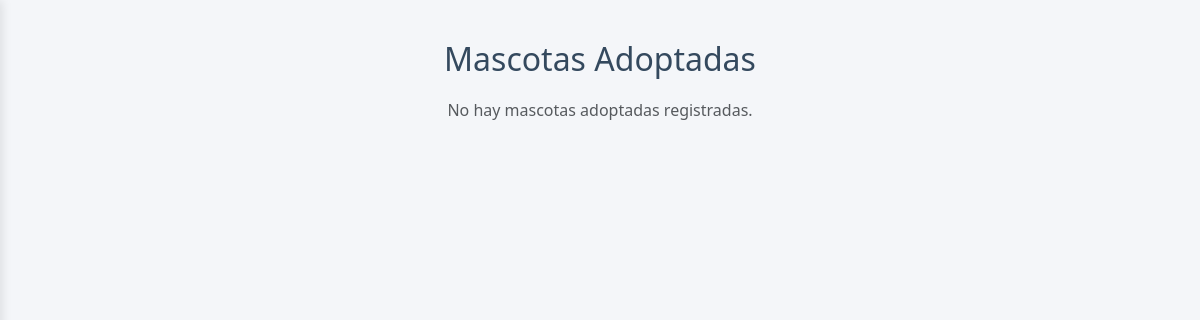
The page /admin/adopciones.php on the database as committed earlier.
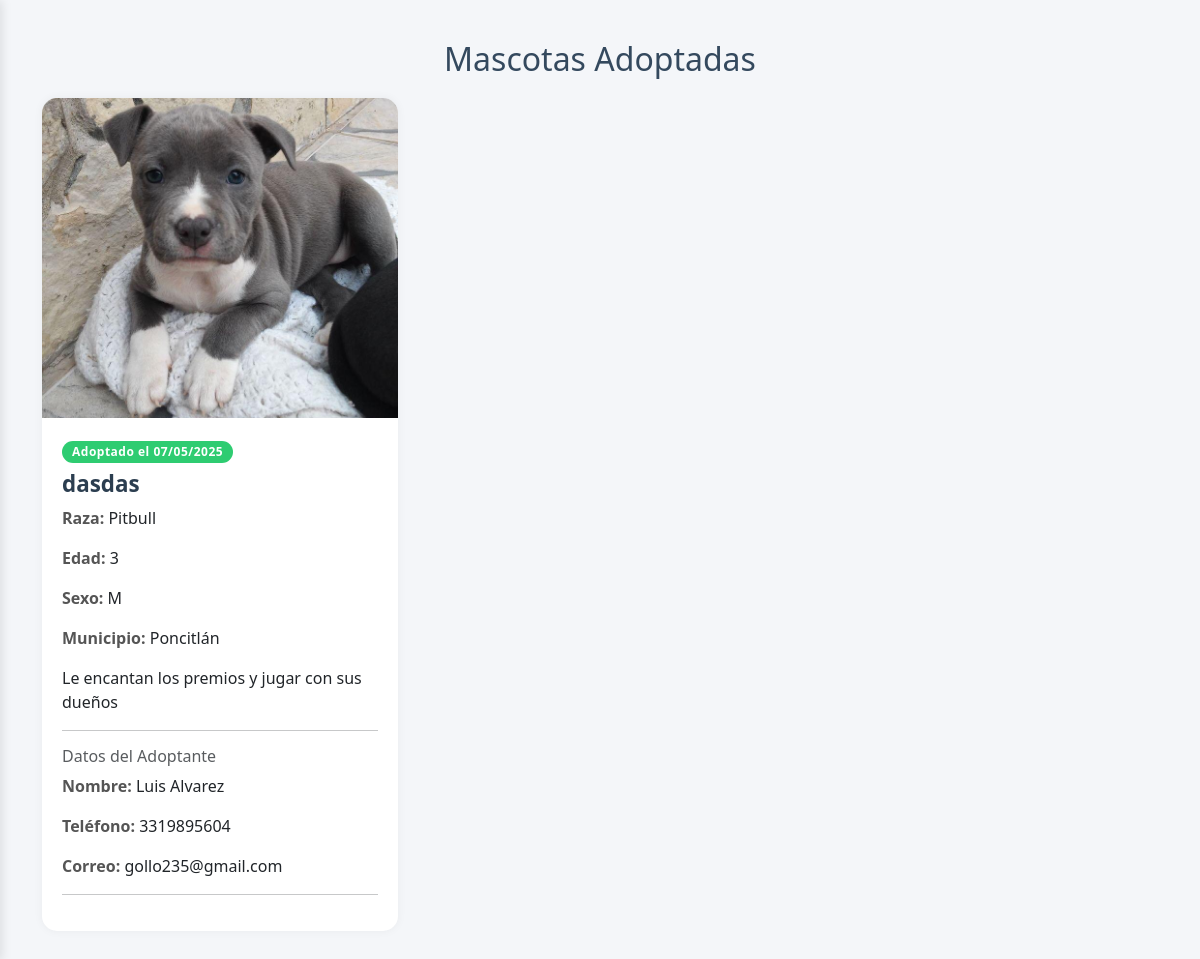
The same page on the database as committed later.
### tables this page shows
CREATE TABLE `adopciones` (
  `id_adopcion` int(11) NOT NULL,
  `mascota_id` int(11) NOT NULL,
  `usuario_id` int(11) NOT NULL,
  `nombre_adoptante` varchar(60) NOT NULL,
  `numero_telefonico` bigint(20) NOT NULL,
  `correo` varchar(100) NOT NULL,
  `fecha_adopcion` timestamp NOT NULL DEFAULT current_timestamp(),
  `imagen_evidencia` varchar(250) NOT NULL
);

CREATE TABLE `mascotas` (
  `id_mascota` int(11) NOT NULL,
  `nombre_mascota` varchar(30) NOT NULL,
  `tipo_mascota` int(11) NOT NULL,
  `raza` varchar(30) NOT NULL,
  `edad` tinyint(4) NOT NULL,
  `sexo` char(1) NOT NULL,
  `descripcion` varchar(300) NOT NULL,
  `municipio` int(11) NOT NULL,
  `direccion` varchar(60) NOT NULL,
  `fecha_registro` timestamp NOT NULL DEFAULT current_timestamp(),
  `imagen` varchar(250) NOT NULL,
  `estatus_id` int(11) NOT NULL,
  `usuario_id` int(11) NOT NULL
);

CREATE TABLE `municipios` (
  `id_municipio` int(11) NOT NULL,
  `nombre_municipio` varchar(30) NOT NULL
);

### admin/adopciones.php (the view, shortened to what this page needs)
<?php
$conexion = obtenerConexion();
$sql = "SELECT a.id_adopcion, m.id_mascota, m.nombre_mascota, m.descripcion, m.raza, m.edad,
               m.sexo, m.imagen, m.fecha_registro, a.fecha_adopcion,
               mu.nombre_municipio,
               a.nombre_adoptante, a.numero_telefonico, a.correo, a.imagen_evidencia
        FROM adopciones a
        INNER JOIN mascotas m ON a.mascota_id = m.id_mascota
        INNER JOIN municipios mu ON m.municipio = mu.id_municipio
        WHERE m.estatus_id = 3";
$result = $conexion->query($sql);
?>
<!DOCTYPE html>
<html lang="es">
<head>
    <link rel="stylesheet" href="../css/admin.css">
    <link href="https://cdn.jsdelivr.net/npm/bootstrap@5.3.0/dist/css/bootstrap.min.css" rel="stylesheet">
</head>
<body>
    <div class="wrapper">
        <div class="container">
            <h2 class="section-title">Mascotas Adoptadas</h2>
            <div class="row">
                <?php if ($result->num_rows > 0): ?>
                    <?php while ($mascota = $result->fetch_assoc()): ?>
                        <div class="col-md-4">
                            <div class="pet-card">
                                <img src="<?= htmlspecialchars($mascota['imagen']) ?>" class="pet-img" alt="Foto de <?= htmlspecialchars($mascota['nombre_mascota']) ?>">
                                <div class="pet-body">
                                    <span class="badge badge-adopted">Adoptado el <?= date('d/m/Y', strtotime($mascota['fecha_adopcion'])) ?></span>
                                    <h3 class="pet-name mt-2"><?= htmlspecialchars($mascota['nombre_mascota']) ?></h3>
                                    <p><span class="info-label">Raza:</span> <?= htmlspecialchars($mascota['raza']) ?></p>
                                    <p><span class="info-label">Edad:</span> <?= htmlspecialchars($mascota['edad']) ?></p>
                                    <p><span class="info-label">Sexo:</span> <?= htmlspecialchars($mascota['sexo']) ?></p>
                                    <p><span class="info-label">Municipio:</span> <?= htmlspecialchars($mascota['nombre_municipio']) ?></p>
                                    <p class="mb-2"><?= htmlspecialchars($mascota['descripcion']) ?></p>
                                    <hr>
                                    <h6 class="text-muted">Datos del Adoptante</h6>
                                    <p><span class="info-label">Nombre:</span> <?= htmlspecialchars($mascota['nombre_adoptante']) ?></p>
                                    <p><span class="info-label">Teléfono:</span> <?= htmlspecialchars($mascota['numero_telefonico']) ?></p>
                                    <p><span class="info-label">Correo:</span> <?= htmlspecialchars($mascota['correo']) ?></p>
                                    <?php if (!empty($mascota['imagen_evidencia'])): ?>
                                        <hr>
                                    <?php endif; ?>
                                </div>
                            </div>
                        </div>
                    <?php endwhile; ?>
                <?php else: ?>
                    <div class="col-12 text-center">
                        <p class="text-muted">No hay mascotas adoptadas registradas.</p>
                    </div>
                <?php endif; ?>
            </div>
        </div>
</body>
</html>

### css/admin.css (style rules this page uses)
:root { --primary-blue: #3498db; --dark-blue: #2980b9; --light-blue: #5dade2; --pale-blue: #d4e6f1; --sidebar-bg: #2c3e50; --sidebar-text: #ecf0f1; --sidebar-hover: #34495e; --sidebar-active: #3498db; --content-bg: #f5f7fa; --card-shadow: 0 4px 20px 0 rgba(0, 0, 0, 0.05); }
body { font-family: 'Segoe UI', Tahoma, Geneva, Verdana, sans-serif; background-color: var(--content-bg); color: #333; overflow-x: hidden; }
.wrapper { display: flex; width: 100%; align-items: stretch; }
.badge { font-weight: 500; padding: 5px 10px; font-size: 0.75em; letter-spacing: 0.5px; }

### admin/adopciones.php (style rules this page uses)
body { background-color: #f4f6f9; font-family: 'Segoe UI', sans-serif; }
.pet-card { background: white; border-radius: 15px; box-shadow: 0 0 10px rgba(0, 0, 0, 0.05); overflow: hidden; transition: transform 0.3s, box-shadow 0.3s; margin-bottom: 30px; }
.pet-img { width: 100%; height: 320px; object-fit: cover; }
.pet-body { padding: 20px; }
.pet-name { font-size: 1.4rem; font-weight: bold; color: #2c3e50; }
.badge-adopted { background-color: #2ecc71; color: white; padding: 5px 10px; border-radius: 20px; font-size: 0.75rem; }
.info-label { font-weight: 600; color: #555; }
.section-title { text-align: center; margin: 40px 0 20px; color: #34495e; }

Rows that differ between the two databases and show on the page:
added adopciones: mascota.imagen (picture), fecha_adopcion "07/05/2025", mascota.nombre_mascota "dasdas", mascota.raza "Pitbull", mascota.edad "3", mascota.sexo "M", municipios.nombre_municipio "Poncitlán", mascota.descripcion "Le encantan los premios y jugar con sus dueños", nombre_adoptante "Luis Alvarez", numero_telefonico "3319895604", correo "gollo235@gmail.com"
Other text that changed with them:
text no longer shown: "No hay mascotas adoptadas registradas."
